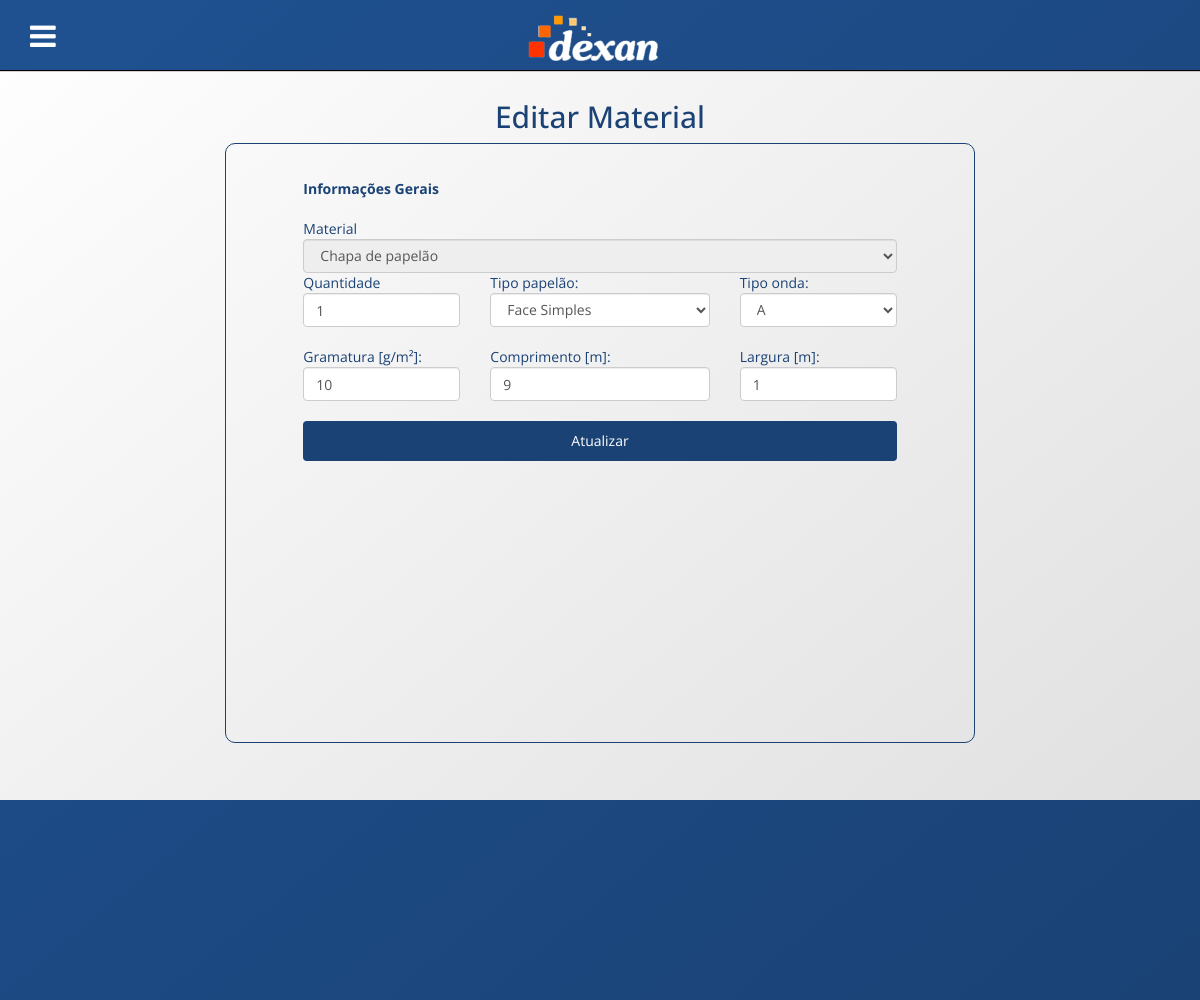
/editarmaterial.php?id=5 (signed in), run on an earlier commit of the app's database.
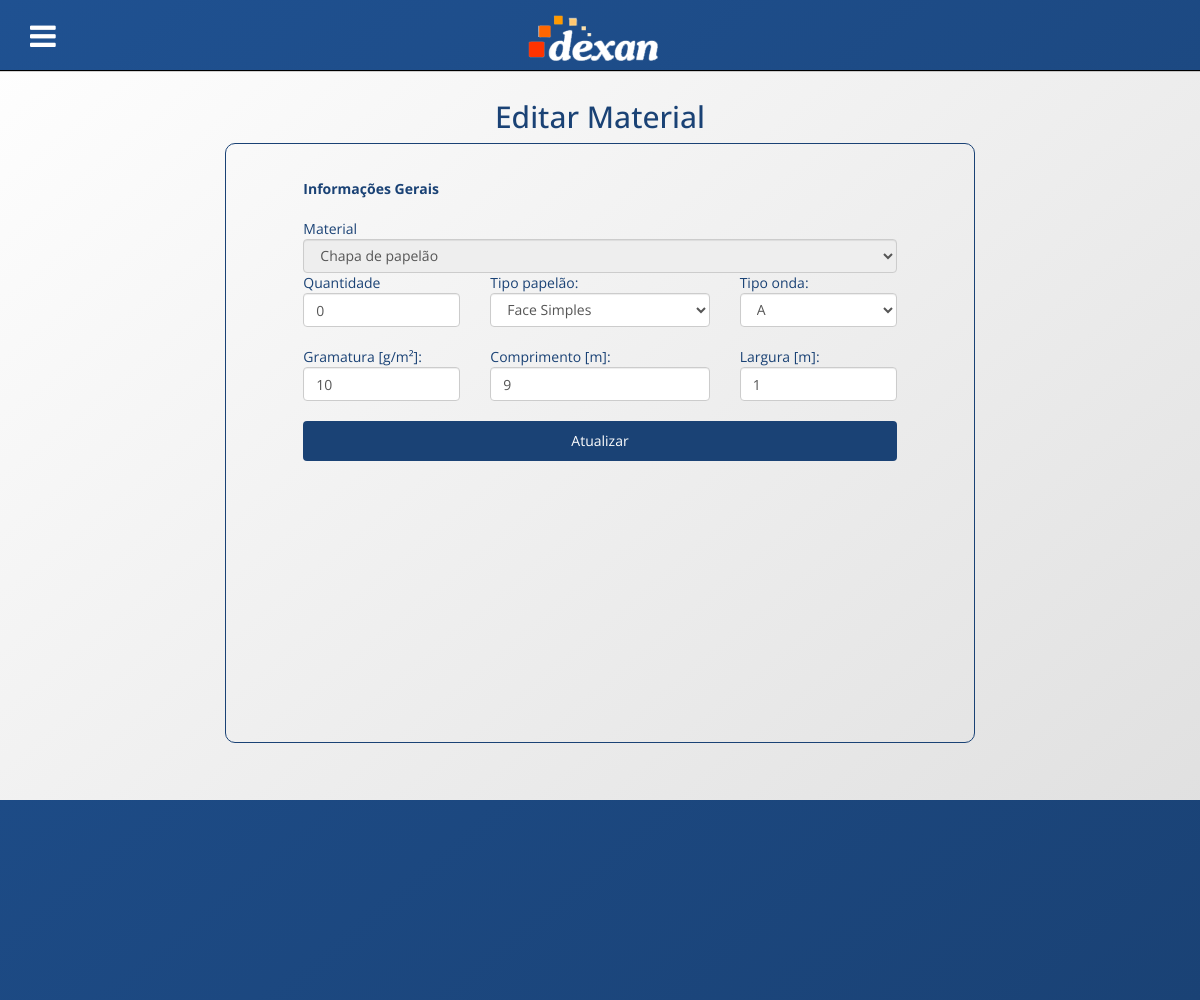
And on a later commit of the database.
### tables this page shows
CREATE TABLE `chapas` (
  `cod_material` int(11) NOT NULL,
  `cod_tipo_onda` int(11) NOT NULL,
  `cod_tipo_papelao` int(11) NOT NULL,
  `gramatura` float NOT NULL,
  `comprimento` float NOT NULL,
  `largura` float NOT NULL
);

CREATE TABLE `materiais` (
  `cod` int(11) NOT NULL,
  `quantidade` int(11) NOT NULL
);

### db/database.php (called while the page is built, shortened)
<?php
function db_connect() {
    static $connection;
    if (!isset($connection)) {
        $db_host = 'localhost';
        $db_user = 'root';
        $db_password = '';
        $db_name = 'dexan_estoque';
        $connection = mysqli_connect($db_host, $db_user, $db_password, $db_name);
    }
    return $connection;
}
function db_query($query) {
    $connection = db_connect();
    return mysqli_query($connection, $query);
}
function db_select($query) {
    $rows = array();
    $result = db_query($query);
    while ($row = mysqli_fetch_assoc($result))
        $rows[] = $row;
    return $rows;
}
function db_quote($value) {
    $connection = db_connect();
    return mysqli_real_escape_string($connection, $value);
}
?>

### editarmaterial.php (the view, shortened to what the changed rows need)
<?php
include 'header.php';
function print_tipos_papelao($default=0) {
    $rows = db_select("SELECT cod,tipo FROM tipos_papelao");
    foreach ($rows as $row) {
		if ($row['cod'] == $default) {
			echo "<option value=\"$row[cod]\" selected>$row[tipo]</option>";
		} else {
			echo "<option value=\"$row[cod]\">$row[tipo]</option>";
		}
    }
}
function print_tipos_onda($default=0) {
    $rows = db_select("SELECT cod,tipo FROM tipos_onda");
    foreach ($rows as $row) {
		if ($row['cod'] == $default) {
			echo "<option value=\"$row[cod]\" selected>$row[tipo]</option>";
		} else {
			echo "<option value=\"$row[cod]\">$row[tipo]</option>";
		}
    }
}
function validar_cod_material($input) {
    return true;
}
$chapa = false;
$secundario = false;
$cod_material = 0;
if (isset($_GET['id'])) {
	$cod_material = db_quote($_GET['id']);
	if (validar_cod_material($cod_material)) {
		$rows = db_select("SELECT cod_material FROM chapas WHERE cod_material=$cod_material");
		$chapa = $rows != null;
	}
}
$largura = 0;
$comprimento = 0;
$gramatura = 0;
$cod_tipo_onda = 0;
$cod_tipo_papelao = 0;
$quantidade = 0;
$descricao = "";
if ($chapa) {
	$rows = db_select("SELECT
		materiais.quantidade AS materiais_quantidade,
		tipos_papelao.tipo AS tipos_papelao_tipo,
		tipos_onda.tipo AS tipos_onda_tipo,
		chapas.gramatura AS chapas_gramatura,
		chapas.comprimento AS chapas_comprimento,
		chapas.largura AS chapas_largura,
		materiais.cod AS materiais_cod,
		chapas.cod_tipo_onda AS chapas_cod_tipo_onda,
		chapas.cod_tipo_papelao AS chapas_cod_tipo_papelao
		FROM chapas, materiais, tipos_onda, tipos_papelao
		WHERE materiais.cod = $cod_material
			AND chapas.cod_material = materiais.cod
			AND tipos_onda.cod = chapas.cod_tipo_onda
			AND tipos_papelao.cod = chapas.cod_tipo_papelao");
	$largura = $rows[0]['chapas_largura'];
	$comprimento = $rows[0]['chapas_comprimento'];
	$gramatura = $rows[0]['chapas_gramatura'];
	$quantidade = $rows[0]['materiais_quantidade'];
	$cod_tipo_onda = $rows[0]['chapas_cod_tipo_onda'];
	$cod_tipo_papelao = $rows[0]['chapas_cod_tipo_papelao'];
} else if ($secundario) {
	$rows = db_select("SELECT
		materiais_secundarios.descricao AS materiais_secundarios_descricao,
		materiais.quantidade AS materiais_quantidade
		FROM materiais_secundarios, materiais
		WHERE materiais.cod = $cod_material AND materiais_secundarios.cod_material = materiais.cod");
	if ($rows == false) {
		die("");
	}
	$quantidade = $rows[0]['materiais_quantidade'];
	$descricao = $rows[0]['materiais_secundarios_descricao'];
}
?>
<section class="home container" id="home">
<div class="row">
	<div class="col-sm-6 col-sm-offset-3">
		<h2>Editar Material</h2>
	</div>
</div>
<div class="row">
	<div class="col-sm-8 col-sm-offset-2">
		<form action="webservice/editarmaterial.php" method="POST" class="boxCadastro">
			<br>
			<br>
			<?php if ($chapa) { ?>
				<div class="row">
					<div class="col-sm-3 col-sm-offset-1">
						Quantidade
						<input type="text" name="quantidade" class="form-control" placeholder="" value="<?php echo $quantidade; ?>">
					</div>
					<div class="col-sm-4 ">
						Tipo papelão:
						<select class="form-control" name="tipo_papelao"><?php print_tipos_papelao($cod_tipo_papelao); ?> </select><br>
					</div>
					<div class="col-sm-3 ">
						Tipo onda:
						<select class="form-control" name="tipo_onda"><?php print_tipos_onda($cod_tipo_onda); ?> </select><br>
					</div>
				</div>
				<div class="row">
					<div class="col-sm-3 col-sm-offset-1">
						Gramatura [g/m²]:
						<input type="text" class="form-control" name="gramatura" value="<?php echo $gramatura; ?>"><br>
					</div>
					<div class="col-sm-4 ">
						Comprimento [m]:
						<input type="text" class="form-control" name="comprimento" value="<?php echo $comprimento; ?>"><br>
					</div>
					<div class="col-sm-3 ">
						Largura [m]:
						<input type="text" class="form-control" name="largura" value="<?php echo $largura; ?>"><br>
					</div>
				</div>
			<?php } else if ($secundario) { ?>
                <div id="formMaterialSecundario">
    				<div class="row">
    					<div class="col-sm-3 col-sm-offset-1">
    						Quantidade
    						<input type="text" name="quantidade2" class="form-control" placeholder="" value="<?php echo $quantidade; ?>">
    					</div>
    					<div class="col-sm-4 ">
    						Descrição:
    						<input type="text" class="form-control" name="descricao" value="<?php echo $descricao; ?>"><br>
    					</div>
    				</div>
    			</div>
			<?php }?>
			<br>
	</div>
</div>
 </section>
<?php
include 'footer.php';
?>

What changed in the data, as far as the page shows it:
changed through a linked row, chapas: quantidade "1" → "0"
